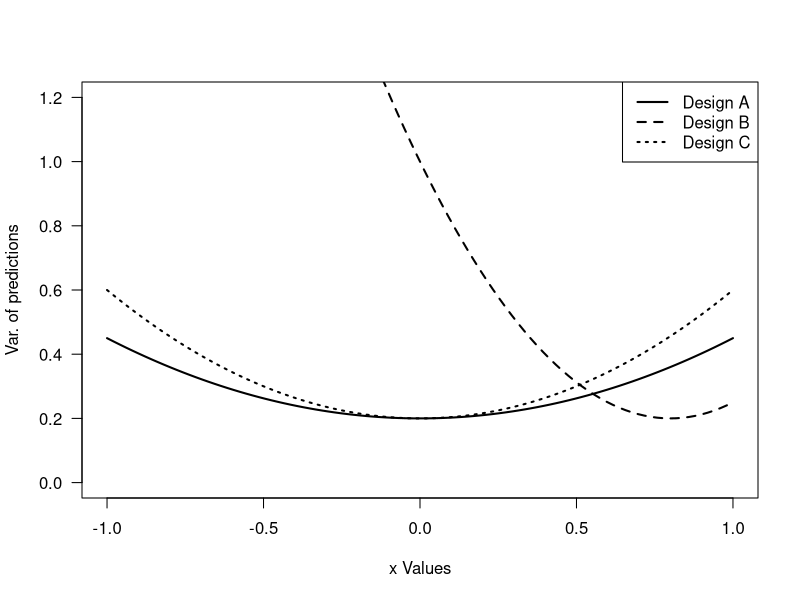

R code for this plot:
sigma <- 1

# 1. Design matrix ####

xa <- c(1, 1, -1, -1, 0)
xb <- c(1, 1, 1, 1, 0)
xc <- c(1., .5, 0, -.5, -1)

# For design A
Xa <- model.matrix(~xa)
Xb <- model.matrix(~xb)
Xc <- model.matrix(~xc)

mu_var <- function(design.matrix, new.data){
  inv <- solve(t(design.matrix)%*%design.matrix)
  vcv <- new.data %*% inv %*% t(new.data) * sigma
  diag(vcv)
}

x <- seq(-1, 1, length = 100)
new.design <- model.matrix(~x)

mva <- mu_var(Xa, new.data = new.design)
mvb <- mu_var(Xb, new.data = new.design)
mvc <- mu_var(Xc, new.data = new.design)

plot(
  range(c(xa, xb, xc)) ~ range(x), 
  type = "n", 
  ylim = c(0, 1.2),
  ylab = "Var. of predictions", xlab = "x Values",
  las = 1
)
lines(mva ~ x, lwd = 2, lty = 1)
lines(mvb ~ x, lwd = 2, lty = 2)
lines(mvc ~ x, lwd = 2, lty = 3)
legend("topright", lwd = 2, lty = 1:3, 
       legend = c("Design A", "Design B", "Design C"))
